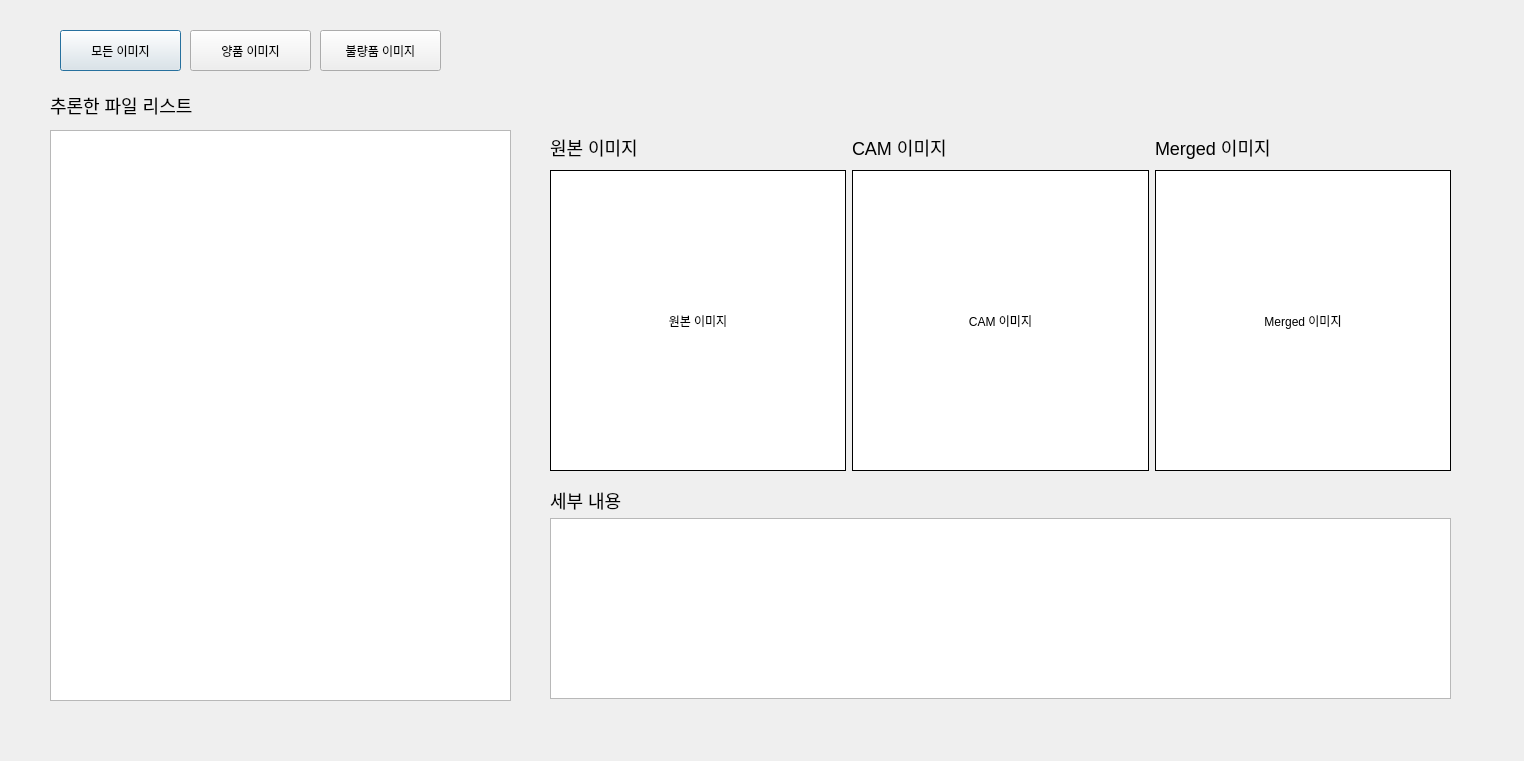
<?xml version="1.0" encoding="UTF-8"?>
<ui version="4.0">
 <class>Dialog</class>
 <widget class="QDialog" name="Dialog">
  <property name="geometry">
   <rect>
    <x>0</x>
    <y>0</y>
    <width>1524</width>
    <height>761</height>
   </rect>
  </property>
  <property name="windowTitle">
   <string>Dialog</string>
  </property>
  <widget class="QWidget" name="gridLayoutWidget_4">
   <property name="geometry">
    <rect>
     <x>550</x>
     <y>130</y>
     <width>901</width>
     <height>341</height>
    </rect>
   </property>
   <layout class="QGridLayout" name="gridLayoutImageSample" rowstretch="1,9">
    <item row="1" column="1">
     <widget class="QLabel" name="imageCAM">
      <property name="styleSheet">
       <string notr="true">background-color: #ffffff;
border-width: 1px;
border-style: solid;
border-color: #000000;</string>
      </property>
      <property name="text">
       <string>CAM 이미지</string>
      </property>
      <property name="alignment">
       <set>Qt::AlignCenter</set>
      </property>
     </widget>
    </item>
    <item row="0" column="1">
     <widget class="QLabel" name="labelCAMImage">
      <property name="styleSheet">
       <string notr="true">font-size: 18px</string>
      </property>
      <property name="text">
       <string>CAM 이미지</string>
      </property>
     </widget>
    </item>
    <item row="1" column="0">
     <widget class="QLabel" name="imageOriginal">
      <property name="styleSheet">
       <string notr="true">background-color: #ffffff;
border-width: 1px;
border-style: solid;
border-color: #000000;</string>
      </property>
      <property name="text">
       <string>원본 이미지</string>
      </property>
      <property name="alignment">
       <set>Qt::AlignCenter</set>
      </property>
     </widget>
    </item>
    <item row="0" column="0">
     <widget class="QLabel" name="labelOriginImage">
      <property name="styleSheet">
       <string notr="true">font-size: 18px</string>
      </property>
      <property name="text">
       <string>원본 이미지</string>
      </property>
     </widget>
    </item>
    <item row="0" column="2">
     <widget class="QLabel" name="labelCAMImage_2">
      <property name="styleSheet">
       <string notr="true">font-size: 18px</string>
      </property>
      <property name="text">
       <string>Merged 이미지</string>
      </property>
     </widget>
    </item>
    <item row="1" column="2">
     <widget class="QLabel" name="imageMerged">
      <property name="styleSheet">
       <string notr="true">background-color: #ffffff;
border-width: 1px;
border-style: solid;
border-color: #000000;</string>
      </property>
      <property name="text">
       <string>Merged 이미지</string>
      </property>
      <property name="alignment">
       <set>Qt::AlignCenter</set>
      </property>
     </widget>
    </item>
   </layout>
  </widget>
  <widget class="QLabel" name="allImagesTitle">
   <property name="geometry">
    <rect>
     <x>50</x>
     <y>90</y>
     <width>251</width>
     <height>31</height>
    </rect>
   </property>
   <property name="styleSheet">
    <string notr="true">font-size: 18px</string>
   </property>
   <property name="text">
    <string>추론한 파일 리스트</string>
   </property>
  </widget>
  <widget class="QTableWidget" name="tableWidgetAllFile">
   <property name="geometry">
    <rect>
     <x>50</x>
     <y>130</y>
     <width>461</width>
     <height>571</height>
    </rect>
   </property>
  </widget>
  <widget class="QPushButton" name="pushButtonAll">
   <property name="geometry">
    <rect>
     <x>60</x>
     <y>30</y>
     <width>121</width>
     <height>41</height>
    </rect>
   </property>
   <property name="text">
    <string>모든 이미지</string>
   </property>
  </widget>
  <widget class="QPushButton" name="pushButtonOk">
   <property name="geometry">
    <rect>
     <x>190</x>
     <y>30</y>
     <width>121</width>
     <height>41</height>
    </rect>
   </property>
   <property name="text">
    <string>양품 이미지</string>
   </property>
  </widget>
  <widget class="QPushButton" name="pushButtonDef">
   <property name="geometry">
    <rect>
     <x>320</x>
     <y>30</y>
     <width>121</width>
     <height>41</height>
    </rect>
   </property>
   <property name="text">
    <string>불량품 이미지</string>
   </property>
  </widget>
  <widget class="QLabel" name="labelSelectedImage">
   <property name="geometry">
    <rect>
     <x>550</x>
     <y>490</y>
     <width>981</width>
     <height>21</height>
    </rect>
   </property>
   <property name="styleSheet">
    <string notr="true">font-size: 18px</string>
   </property>
   <property name="text">
    <string>세부 내용</string>
   </property>
  </widget>
  <widget class="QTextBrowser" name="textBrowserSelectedImage">
   <property name="geometry">
    <rect>
     <x>550</x>
     <y>518</y>
     <width>901</width>
     <height>181</height>
    </rect>
   </property>
   <property name="openExternalLinks">
    <bool>true</bool>
   </property>
  </widget>
 </widget>
 <resources/>
 <connections/>
</ui>
